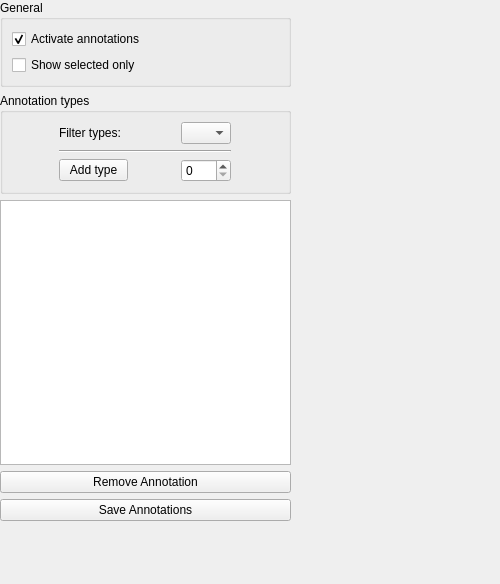
<?xml version="1.0" encoding="UTF-8"?>
<ui version="4.0">
 <class>EventWindowDockWidget</class>
 <widget class="QWidget" name="EventWindowDockWidget">
  <property name="windowModality">
   <enum>Qt::NonModal</enum>
  </property>
  <property name="geometry">
   <rect>
    <x>0</x>
    <y>0</y>
    <width>500</width>
    <height>584</height>
   </rect>
  </property>
  <property name="sizePolicy">
   <sizepolicy hsizetype="Preferred" vsizetype="Preferred">
    <horstretch>0</horstretch>
    <verstretch>0</verstretch>
   </sizepolicy>
  </property>
  <property name="minimumSize">
   <size>
    <width>194</width>
    <height>293</height>
   </size>
  </property>
  <property name="maximumSize">
   <size>
    <width>524287</width>
    <height>524287</height>
   </size>
  </property>
  <property name="windowTitle">
   <string>Event List</string>
  </property>
  <widget class="QWidget" name="dockWidgetContents">
   <property name="geometry">
    <rect>
     <x>0</x>
     <y>0</y>
     <width>291</width>
     <height>521</height>
    </rect>
   </property>
   <layout class="QVBoxLayout" name="verticalLayout">
    <item>
     <layout class="QGridLayout" name="m_gridLayout_Main">
      <property name="topMargin">
       <number>0</number>
      </property>
      <property name="verticalSpacing">
       <number>6</number>
      </property>
      <item row="0" column="0">
       <widget class="QGroupBox" name="groupBox">
        <property name="sizePolicy">
         <sizepolicy hsizetype="Expanding" vsizetype="Fixed">
          <horstretch>0</horstretch>
          <verstretch>0</verstretch>
         </sizepolicy>
        </property>
        <property name="title">
         <string>General</string>
        </property>
        <layout class="QGridLayout" name="gridLayout">
         <item row="0" column="1">
          <layout class="QGridLayout" name="gridLayout_2">
           <item row="1" column="1" colspan="2">
            <widget class="QCheckBox" name="m_checkBox_showSelectedEventsOnly">
             <property name="sizePolicy">
              <sizepolicy hsizetype="Preferred" vsizetype="Fixed">
               <horstretch>0</horstretch>
               <verstretch>0</verstretch>
              </sizepolicy>
             </property>
             <property name="text">
              <string>Show selected only</string>
             </property>
            </widget>
           </item>
           <item row="0" column="1" colspan="2">
            <widget class="QCheckBox" name="m_checkBox_activateEvents">
             <property name="sizePolicy">
              <sizepolicy hsizetype="Preferred" vsizetype="Fixed">
               <horstretch>0</horstretch>
               <verstretch>0</verstretch>
              </sizepolicy>
             </property>
             <property name="text">
              <string>Activate annotations</string>
             </property>
             <property name="checked">
              <bool>true</bool>
             </property>
            </widget>
           </item>
          </layout>
         </item>
        </layout>
       </widget>
      </item>
      <item row="6" column="0">
       <widget class="QPushButton" name="m_pushButtonDelete">
        <property name="text">
         <string>Remove Annotation</string>
        </property>
       </widget>
      </item>
      <item row="1" column="0">
       <widget class="QGroupBox" name="groupBox_2">
        <property name="sizePolicy">
         <sizepolicy hsizetype="Expanding" vsizetype="Fixed">
          <horstretch>0</horstretch>
          <verstretch>0</verstretch>
         </sizepolicy>
        </property>
        <property name="title">
         <string>Annotation types</string>
        </property>
        <layout class="QVBoxLayout" name="verticalLayout_2">
         <item>
          <layout class="QGridLayout" name="gridLayout_3">
           <item row="2" column="0" rowspan="2">
            <widget class="QPushButton" name="m_pushButton_addEventType">
             <property name="sizePolicy">
              <sizepolicy hsizetype="Fixed" vsizetype="Fixed">
               <horstretch>0</horstretch>
               <verstretch>0</verstretch>
              </sizepolicy>
             </property>
             <property name="minimumSize">
              <size>
               <width>69</width>
               <height>0</height>
              </size>
             </property>
             <property name="maximumSize">
              <size>
               <width>69</width>
               <height>16777215</height>
              </size>
             </property>
             <property name="text">
              <string>Add type</string>
             </property>
            </widget>
           </item>
           <item row="0" column="0">
            <widget class="QLabel" name="m_label_filterEvents">
             <property name="sizePolicy">
              <sizepolicy hsizetype="Fixed" vsizetype="Fixed">
               <horstretch>0</horstretch>
               <verstretch>0</verstretch>
              </sizepolicy>
             </property>
             <property name="text">
              <string>Filter types:</string>
             </property>
            </widget>
           </item>
           <item row="0" column="1">
            <widget class="QComboBox" name="m_comboBox_filterTypes">
             <property name="sizePolicy">
              <sizepolicy hsizetype="Fixed" vsizetype="Fixed">
               <horstretch>0</horstretch>
               <verstretch>50</verstretch>
              </sizepolicy>
             </property>
             <property name="minimumSize">
              <size>
               <width>50</width>
               <height>0</height>
              </size>
             </property>
             <property name="maximumSize">
              <size>
               <width>50</width>
               <height>16777215</height>
              </size>
             </property>
             <property name="maxCount">
              <number>100</number>
             </property>
             <property name="sizeAdjustPolicy">
              <enum>QComboBox::AdjustToContents</enum>
             </property>
            </widget>
           </item>
           <item row="2" column="1" rowspan="2">
            <widget class="QSpinBox" name="m_spinBox_addEventType">
             <property name="sizePolicy">
              <sizepolicy hsizetype="Fixed" vsizetype="Fixed">
               <horstretch>0</horstretch>
               <verstretch>0</verstretch>
              </sizepolicy>
             </property>
             <property name="minimumSize">
              <size>
               <width>50</width>
               <height>0</height>
              </size>
             </property>
             <property name="maximumSize">
              <size>
               <width>50</width>
               <height>16777215</height>
              </size>
             </property>
             <property name="maximum">
              <number>99999</number>
             </property>
            </widget>
           </item>
           <item row="1" column="0" colspan="2">
            <widget class="Line" name="line">
             <property name="orientation">
              <enum>Qt::Horizontal</enum>
             </property>
            </widget>
           </item>
          </layout>
         </item>
        </layout>
       </widget>
      </item>
      <item row="7" column="0">
       <widget class="QPushButton" name="m_pushButtonSave">
        <property name="text">
         <string>Save Annotations</string>
        </property>
       </widget>
      </item>
      <item row="2" column="0">
       <widget class="QTableView" name="m_tableView_eventTableView">
        <property name="enabled">
         <bool>true</bool>
        </property>
        <property name="sizePolicy">
         <sizepolicy hsizetype="Preferred" vsizetype="Preferred">
          <horstretch>0</horstretch>
          <verstretch>0</verstretch>
         </sizepolicy>
        </property>
        <property name="minimumSize">
         <size>
          <width>0</width>
          <height>0</height>
         </size>
        </property>
        <property name="maximumSize">
         <size>
          <width>16777215</width>
          <height>16777215</height>
         </size>
        </property>
        <property name="baseSize">
         <size>
          <width>0</width>
          <height>0</height>
         </size>
        </property>
        <property name="sizeAdjustPolicy">
         <enum>QAbstractScrollArea::AdjustToContentsOnFirstShow</enum>
        </property>
        <property name="editTriggers">
         <set>QAbstractItemView::AnyKeyPressed|QAbstractItemView::CurrentChanged|QAbstractItemView::DoubleClicked|QAbstractItemView::EditKeyPressed</set>
        </property>
        <property name="showDropIndicator" stdset="0">
         <bool>false</bool>
        </property>
        <property name="dragDropOverwriteMode">
         <bool>false</bool>
        </property>
        <property name="selectionMode">
         <enum>QAbstractItemView::SingleSelection</enum>
        </property>
        <property name="selectionBehavior">
         <enum>QAbstractItemView::SelectItems</enum>
        </property>
        <property name="textElideMode">
         <enum>Qt::ElideMiddle</enum>
        </property>
        <property name="sortingEnabled">
         <bool>false</bool>
        </property>
       </widget>
      </item>
     </layout>
    </item>
   </layout>
  </widget>
 </widget>
 <tabstops>
  <tabstop>m_checkBox_activateEvents</tabstop>
  <tabstop>m_checkBox_showSelectedEventsOnly</tabstop>
  <tabstop>m_comboBox_filterTypes</tabstop>
  <tabstop>m_pushButton_addEventType</tabstop>
  <tabstop>m_spinBox_addEventType</tabstop>
 </tabstops>
 <resources/>
 <connections/>
</ui>
